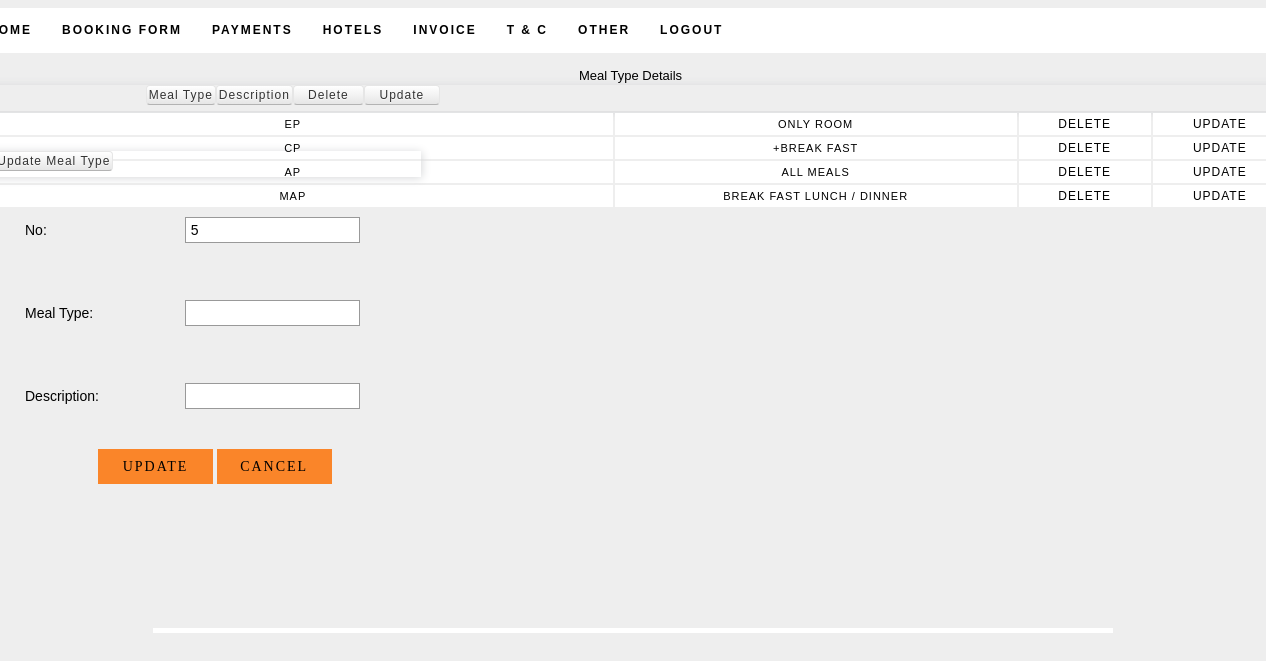
Page /holidays/upmeal.php on the committed database.
### tables this page shows
CREATE TABLE IF NOT EXISTS `meal` (
  `m_id` int(11) NOT NULL AUTO_INCREMENT,
  `m_sort` varchar(25) NOT NULL,
  `m_full` varchar(25) NOT NULL,
  PRIMARY KEY (`m_id`)
);

### holidays/upmeal.php (the view, shortened to what this page needs)
<?php
$up=$_REQUEST['id_u'];
$qry_u="select * from meal where m_id='$up'";
$res_u=mysql_query($qry_u);
$row_u=mysql_fetch_array($res_u);
$qry_d="select * from meal";
$res_d=mysql_query($qry_d);
$count=mysql_num_rows($res_d);
?>
<html>
<head>
<link rel="stylesheet" href="../styles2.css" type="text/css" />
<link rel="stylesheet" type="text/css" href="../css/style.css" media="screen" />
</head>
<body>
<div id="container">
	 <div id="sub-header">
    	<?php
			include("include/p_header.php");
		?>
       	<br />
		<div class="quotation"><center>Meal Type Details</center></div>
        <div>
        <br />
        <table class="detail">
        <tr class="menu_header">
        <td>Meal Type</td>
        <td>Description</td>
        <td width="65">Delete</td>
        <td width="70">Update</td>
        </tr>
        <?php
		while($row_d=mysql_fetch_array($res_d))
		{
			echo "<tr class='pagi'>";
			echo "<td>";
			echo $row_d[1];
			echo "</td>";
			echo "<td>";
			echo $row_d[2];
			echo "</td>";
			echo "<td class='print'>";
			echo "<a href='addmeal.php?id_d=$row_d[0]'>Delete</a>";
			echo "</td>";
			echo "<td class='print'>";
			echo "<a href='upmeal.php?id=$row_d[0]'>Update</a>";
			echo "</td>";
			echo "</tr>";
		}
		?>
        </table>
        <form name="form1" action="" method="post">
        <table class="pay">
        <tr class="menu_header"><td colspan="2">Update Meal Type</td></tr>
        <tr>
        <td class="l_form">No:</td>
        <td><input id="ename" type="text" readonly class="q_in" value="<?php echo $count+1; ?>"></td>
        </tr>
        <tr>
        <td class="l_form">Meal Type:</td>
        <td><input type="text" name="t1" class="q_in" value="<?php echo "$row_u[1]";?>"></td>
        </tr>
        <tr>
        <td class="l_form">Description:</td>
        <td><input type="text" name="t2" class="q_in" value="<?php echo "$row_u[2]";?>"></td>
        </tr>
        </table>
        <div class="pay_button">
         <input name="e_add" class="formbutton" value=" Update " type="submit" onClick="javascript:return validateMyForm();" />
         <input name="e_can" class="formbutton" value="Cancel" type="submit" />
        </div>
        </form>
    </div>
    </div>
    </div>
 <div id="footer">
    </div>
</body>
</html>

### styles2.css (style rules this page uses)
body { margin:0; padding:0; font-family: Verdana, Geneva, sans-serif; font-size: 13px; color: #000; background-color:#EEEEEE; }
.print a { padding:2px 4px 2px 4px; color:#000; text-decoration:none; font-size:12px; }
* { margin:0; padding:0; }
a { color: #F97B27; }
form input, form select, form textarea { padding: 5px; color: #333333; border: 1px solid #ddd; border-right:1px solid #ccc; border-bottom:1px solid #ccc; background-color:#fff; font-family: Arial, Helvetica, sans-serif; font-size: 13px; }
form input.formbutton { color: #000; padding: 6px 8px; font-size: 14px; letter-spacing:2px; font-family: Arial, Helvetica, sans-serif; text-decoration: none; text-transform: uppercase; background: #FA8529; border: none; width:115px; height:35px; overflow: visible; font-family: Lucida Grande; }
#container { width: 960px; background-color:#FFF; margin: 0 auto; padding: 0px; }
div#sub-header { margin-top:8px; margin-bottom:5px; margin-left:-180px; width:1315px; height:620px; background-color:#EEEEEE; }
#footer { margin:0 auto; padding: 30px 5px 0; }
.l_form { font-size:12px; color:#000; border:none; }
.q_in { width:175px; height:26px; border:1px solid #999; background-color:#FFF; font-size:14px; color:#000 }
.pagi td { height:22px; color:#000; text-align:center; font-size:11px; letter-spacing:1px; text-transform:uppercase; background:#FFF; }
.pay { width:450px; height:280px; color:#000; margin-top:-60px; }
.pay td { padding-top:20px; padding-left:50px; color:#000; font-size:14px; }
.detail { width:1318px; margin-top:-15px; margin-left:-2px; }
.pay_button { margin-top:20px; margin-left:125px; }
.menu_header { height:26px; font-size:12px; letter-spacing:1px; text-align:center; color: #000; box-shadow: 1px 1px 10px #d6d7d9; }
.menu_header td { display: inline-block; *display: inline; padding: 2px 2px 2px; margin-bottom: 0; font-size: 12px; color: #333333; text-align: center; text-shadow: 0 1px 1px rgba(255, 255, 255, 0.75); vertical-align: middle; cursor: pointer; background-color: #f5f5f5; *background-color: #e6e6e6; background-image: -ms-linear-gradient(top, #ffffff, #e6e6e6); background-image: -webkit-gradient(linear, 0 0, 0 100%, from(#ffffff), to(#e6e6e6)); background-image: -webkit-linear-gradient(top, #ffffff, #e6e6e6); background-image: -o-linear-gradient(top, #ffffff, #e6e6e6); background-image: linear-gradient(top, #ffffff, #e6e6e6); background-image: -moz-linear-gradient(top, #ffffff, #e6e6e6); background-repeat: repeat-x; border: 1px solid #cccccc; *border: 0; border-color: rgba(0, 0, 0, 0.1) rgba(0, 0, 0, 0.1) rgba(0, 0, 0, 0.25); border-color: #e6e6e6 #e6e6e6 #bfbfbf; border-bottom-color: #b3b3b3; -webkit-border-radius: 4px; -moz-border-radius: 4px; border-radius: 4px; }

### rows in the picture
meal: m_sort "EP", m_full "ONLY ROOM"
meal: m_sort "CP", m_full "+BREAK FAST"
meal: m_sort "AP", m_full "ALL MEALS"
meal: m_sort "MAP", m_full "BREAK FAST LUNCH / DINNER"
